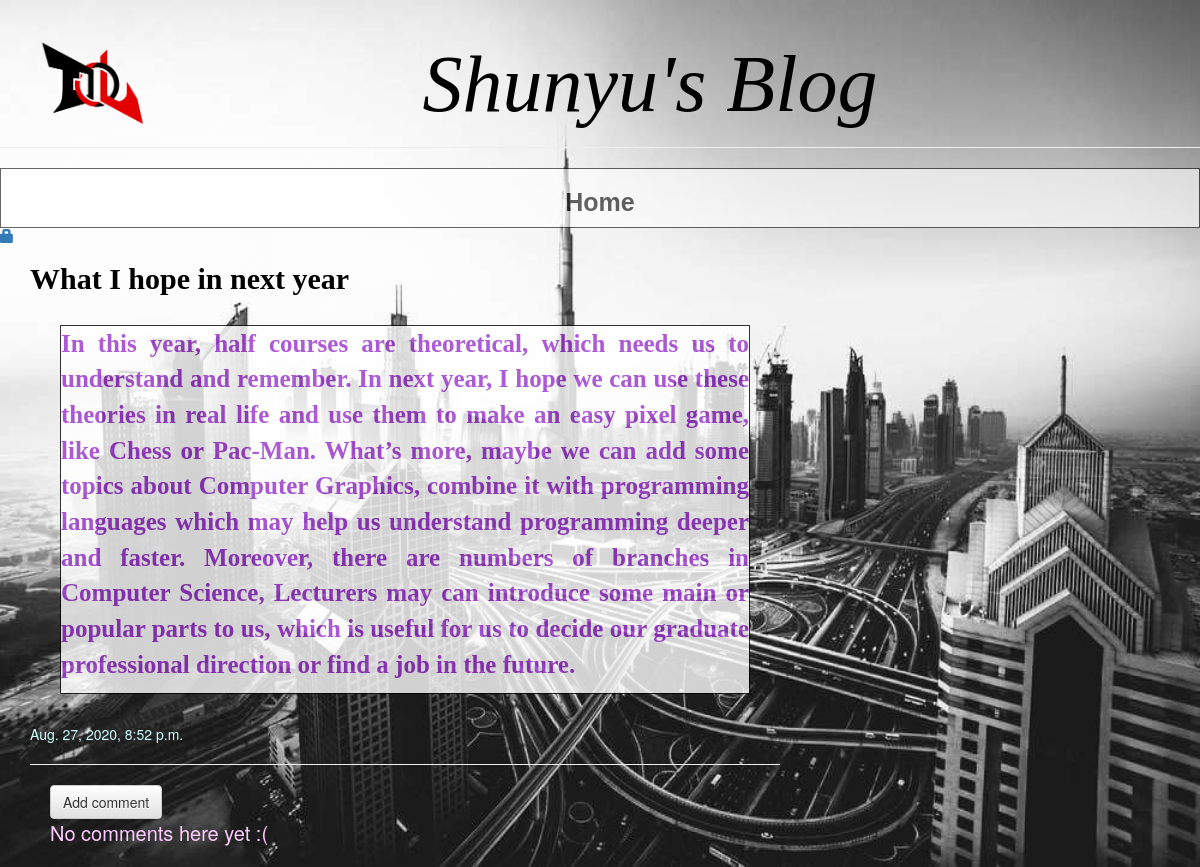
Page /post/15/ on the earlier database version.
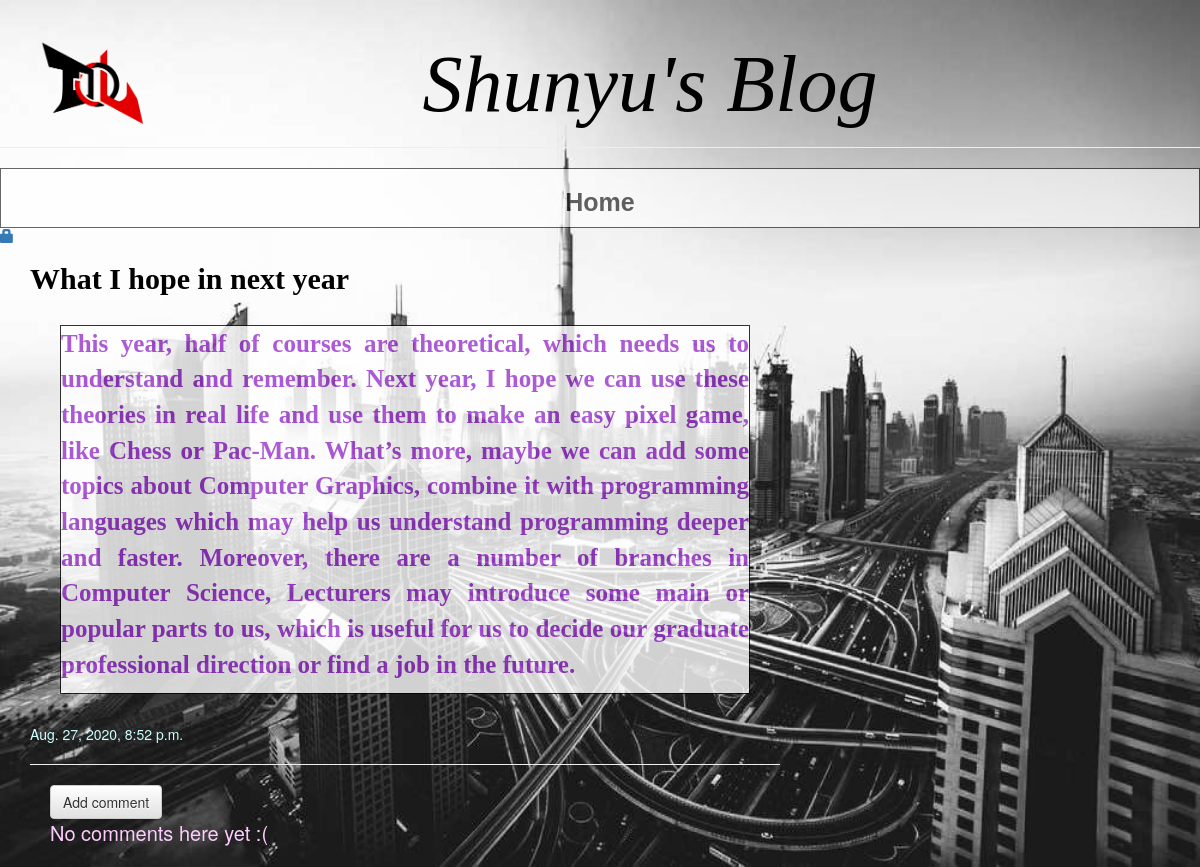
Same page on the later database version.
### blog/models.py (models this page shows, shortened)
class Post(models.Model):
    author = models.ForeignKey(settings.AUTH_USER_MODEL, on_delete=models.CASCADE)
    title = models.CharField(max_length=200)
    text = models.TextField()
    created_date = models.DateTimeField(default=timezone.now)
    published_date = models.DateTimeField(blank=True, null=True)

### blog/views.py (the view)
# urls.py: path('post/<int:pk>/', views.post_detail, name='post_detail'),
def post_detail(request, pk):
    post = get_object_or_404(Post, pk=pk)
    return render(request, 'blog/post_detail.html', {'post': post})

### blog/templates/blog/post_detail.html (shortened to what this page needs)
{% extends 'blog/base.html' %}
{% block content %}
    <div class="post">
        <h2><div style="color:#000000; font-family:Times New Roman; font-weight:bold ">{{post.title}}</h2>
        <div style="color:#9933CC; font-family:Times New Roman; font-size:25px; margin:30px; font-weight:bold">
        <div style="width:100%; Border:1px solid #000; background-color:#FFFFFF;opacity:0.8; text-align:justify">
            <p>{{ post.text|linebreaksbr }}</p>
        </div>
        </div>
        {% if post.published_date %}
        <div class="date" style="color:#CCFFFF; margin-top:20px">
            <div class="date">
                {{ post.published_date }}
            </div>
        {% else %}
            <a class="btn btn-default" href="{% url 'post_publish' pk=post.pk %}">Publish</a>
        {% endif %}
        </div>
    </div>
    <hr>
        <div style="margin: 20px; color:#FFCCFF; font-size:20px">
            <a class="btn btn-default" href="{% url 'add_comment_to_post' pk=post.pk %}">Add comment</a>
            {% for comment in post.comments.all %}
                {% if user.is_authenticated or comment.approved_comment %}
                    <div class="comment">
                        <div class="date">
                        {{ comment.created_date }}
                        {% if not comment.approved_comment %}
                            <a class="btn btn-default" href="{% url 'comment_remove' pk=comment.pk %}"><span class="glyphicon glyphicon-remove"></span></a>
                            <a class="btn btn-default" href="{% url 'comment_approve' pk=comment.pk %}"><span class="glyphicon glyphicon-ok"></span></a>
                        {% endif %}
                    </div>
                    <strong>{{ comment.author }}</strong>
                    <p>{{ comment.text|linebreaks }}</p>
                </div>
                {% endif %}
            {% empty %}
                <p>No comments here yet :(</p>
            {% endfor %}
        </div>
{% endblock %}

Differences in the rows shown:
changed Post "What I hope in next year": text "In this year, half courses are theoretical, which needs us to understand and remember. In next year, I hope we can use these theories in real life and use them to make an easy pixel game, like Chess or Pac-Man. What’s more, maybe we can add some topics about Computer Graphics, combine it with programming languages which may help us understand programming deeper and faster. Moreover, there are numbers of branches in Computer Science, Lecturers may can introduce some main or…" → "This year, half of courses are theoretical, which needs us to understand and remember. Next year, I hope we can use these theories in real life and use them to make an easy pixel game, like Chess or Pac-Man. What’s more, maybe we can add some topics about Computer Graphics, combine it with programming languages which may help us understand programming deeper and faster. Moreover, there are a number of branches in Computer Science, Lecturers may introduce some main or…"
